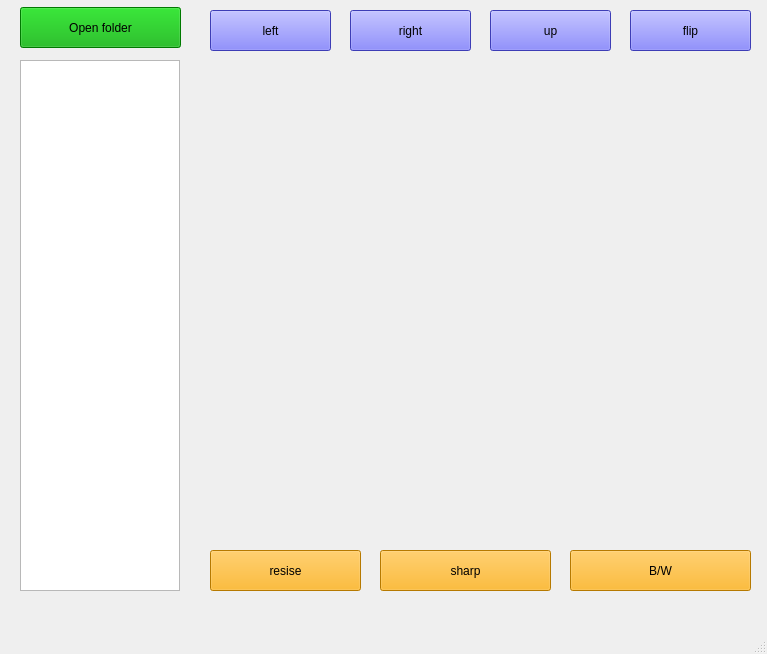
<?xml version="1.0" encoding="UTF-8"?>
<ui version="4.0">
 <class>MainWindow</class>
 <widget class="QMainWindow" name="MainWindow">
  <property name="geometry">
   <rect>
    <x>0</x>
    <y>0</y>
    <width>767</width>
    <height>654</height>
   </rect>
  </property>
  <property name="windowTitle">
   <string>MainWindow</string>
  </property>
  <widget class="QWidget" name="centralwidget">
   <widget class="QWidget" name="horizontalLayoutWidget">
    <property name="geometry">
     <rect>
      <x>20</x>
      <y>60</y>
      <width>160</width>
      <height>531</height>
     </rect>
    </property>
    <layout class="QHBoxLayout" name="horizontalLayout">
     <item>
      <widget class="QListWidget" name="listWidget"/>
     </item>
    </layout>
   </widget>
   <widget class="QPushButton" name="btn_ok">
    <property name="geometry">
     <rect>
      <x>20</x>
      <y>7</y>
      <width>161</width>
      <height>41</height>
     </rect>
    </property>
    <property name="styleSheet">
     <string notr="true">background-color: rgb(0, 170, 0);
border-color: rgb(85, 255, 127);</string>
    </property>
    <property name="text">
     <string>Open folder</string>
    </property>
   </widget>
   <widget class="QLabel" name="label">
    <property name="geometry">
     <rect>
      <x>200</x>
      <y>60</y>
      <width>551</width>
      <height>471</height>
     </rect>
    </property>
    <property name="text">
     <string/>
    </property>
   </widget>
   <widget class="QPushButton" name="btn_left">
    <property name="geometry">
     <rect>
      <x>210</x>
      <y>10</y>
      <width>121</width>
      <height>41</height>
     </rect>
    </property>
    <property name="styleSheet">
     <string notr="true">background-color: rgb(85, 85, 255);</string>
    </property>
    <property name="text">
     <string>left</string>
    </property>
   </widget>
   <widget class="QPushButton" name="btn_right">
    <property name="geometry">
     <rect>
      <x>350</x>
      <y>10</y>
      <width>121</width>
      <height>41</height>
     </rect>
    </property>
    <property name="styleSheet">
     <string notr="true">background-color: rgb(85, 85, 255);</string>
    </property>
    <property name="text">
     <string>right</string>
    </property>
   </widget>
   <widget class="QPushButton" name="btn_up">
    <property name="geometry">
     <rect>
      <x>490</x>
      <y>10</y>
      <width>121</width>
      <height>41</height>
     </rect>
    </property>
    <property name="styleSheet">
     <string notr="true">background-color: rgb(85, 85, 255);</string>
    </property>
    <property name="text">
     <string>up</string>
    </property>
   </widget>
   <widget class="QPushButton" name="btn_flip">
    <property name="geometry">
     <rect>
      <x>630</x>
      <y>10</y>
      <width>121</width>
      <height>41</height>
     </rect>
    </property>
    <property name="styleSheet">
     <string notr="true">background-color: rgb(85, 85, 255);</string>
    </property>
    <property name="text">
     <string>flip</string>
    </property>
   </widget>
   <widget class="QPushButton" name="btn_resise">
    <property name="geometry">
     <rect>
      <x>210</x>
      <y>550</y>
      <width>151</width>
      <height>41</height>
     </rect>
    </property>
    <property name="styleSheet">
     <string notr="true">background-color: rgb(255, 170, 0);</string>
    </property>
    <property name="text">
     <string>resise</string>
    </property>
   </widget>
   <widget class="QPushButton" name="btn_sharp">
    <property name="geometry">
     <rect>
      <x>380</x>
      <y>550</y>
      <width>171</width>
      <height>41</height>
     </rect>
    </property>
    <property name="styleSheet">
     <string notr="true">background-color: rgb(255, 170, 0);</string>
    </property>
    <property name="text">
     <string>sharp</string>
    </property>
   </widget>
   <widget class="QPushButton" name="btn_bw">
    <property name="geometry">
     <rect>
      <x>570</x>
      <y>550</y>
      <width>181</width>
      <height>41</height>
     </rect>
    </property>
    <property name="styleSheet">
     <string notr="true">background-color: rgb(255, 170, 0);</string>
    </property>
    <property name="text">
     <string>B/W</string>
    </property>
   </widget>
  </widget>
  <widget class="QMenuBar" name="menubar">
   <property name="geometry">
    <rect>
     <x>0</x>
     <y>0</y>
     <width>767</width>
     <height>26</height>
    </rect>
   </property>
  </widget>
  <widget class="QStatusBar" name="statusbar"/>
 </widget>
 <resources/>
 <connections/>
</ui>
